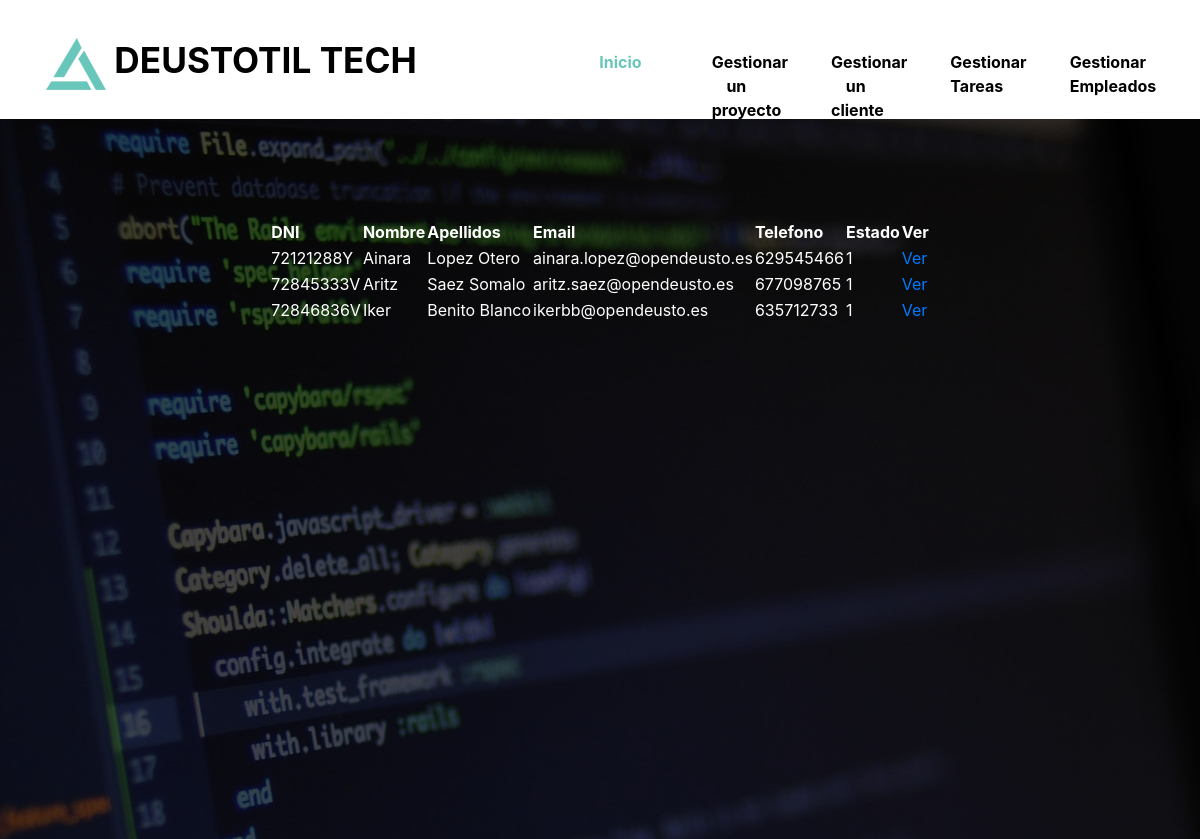
Before: /myApp/empleados/ with the older database file.
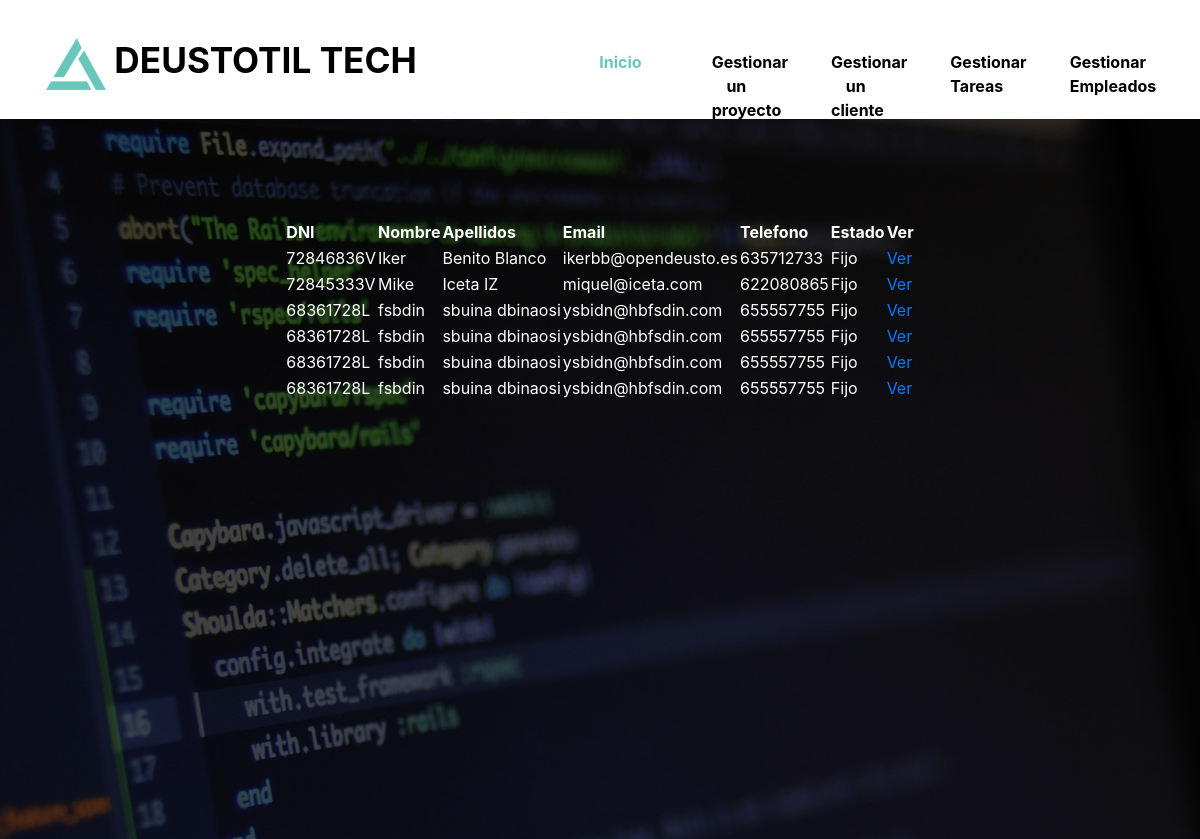
After: the same page with the newer database file.
### myApp/models.py (models this page shows, shortened)
class Empleado(models.Model):
    dni = models.CharField(max_length=9)
    nombre = models.CharField(max_length=50)
    apellidos = models.CharField(max_length=100)
    email = models.EmailField(max_length=100)
    telefono = models.IntegerField()
    estado = models.CharField(max_length=100)

### myApp/views.py (the view)
# urls.py: path('empleados/', views.EmpleadosListView.as_view(), name='empleadosListView'),
class EmpleadosListView(ListView):
    model = Empleado
    template_name = "empleadosListView.html"
    queryset = Empleado.objects.order_by('nombre')
    def get_context_data(self, **kwargs):
        context = super(EmpleadosListView, self).get_context_data(**kwargs)
        return context

### myApp/templates/empleadosListView.html (shortened to what this page needs)
{% load static %}
<!DOCTYPE html>
<html lang="en">
<head>
    <link rel="stylesheet" href="{% static 'font-awesome-4.7.0/css/font-awesome.min.css' %}">
    <link rel="stylesheet" href="{% static 'css/bootstrap.min.css' %}">
    <link rel="stylesheet" type="{% static 'css' %}" href="{% static 'css/datepicker.css' %}">
    <link rel="stylesheet" type="{% static 'css' %}" href="{% static 'slick/slick.css' %}"/>
    <link rel="stylesheet" type="{% static 'css' %}" href="{% static 'slick/slick-theme.css' %}"/>
    <link rel="stylesheet" href="{% static 'css/templatemo-style.css' %}">
      </head>
<body>
        <div class="tm-main-content" id="top">
            <div class="tm-top-bar-bg"></div>
            <div class="tm-top-bar" id="tm-top-bar">
                <div class="container">
                    <div class="row">
                        <nav class="navbar navbar-expand-lg narbar-light">
                            <a class="navbar-brand mr-auto" href="#">
                                <img src="{% static 'img/logo.png' %}" alt="Site logo">
                                Deustotil Tech
                            </a>
                            <div id="mainNav" class="collapse navbar-collapse tm-bg-white">
                                <ul class="navbar-nav ml-auto">
                                    <li class="nav-item">
                                        <a class="nav-link active" href="{% url 'index' %}">Inicio <span class="sr-only">(current)</span></a>
                                    </li>
                                  <div class="dropdown">
                                      <li class="nav-item">
                                          <button class="dropbtn">Gestionar un proyecto</button>
                                      </li>
                                  </div>
                                  <div class="dropdown">
                                      <li class="nav-item">
                                          <button class="dropbtn">Gestionar un cliente</button>
                                      </li>
                                  </div>
                                <div class="dropdown">
                                    <li class="nav-item">
                                        <button class="dropbtn">Gestionar Tareas</button>
                                    </li>
                                </div>
                                <div class="dropdown">
                                    <li class="nav-item">
                                        <button class="dropbtn">Gestionar Empleados</button>
                                    </li>
                                </div>
                            </ul>
                        </div>
                    </nav>
                </div>
            </div>
        </div>
        <div class="tm-page-wrap mx-auto" style="max-height:500px ">
            <section class="tm-banner">
                <div class="tm-container-outer tm-banner-bg">
                    <div class="container">
                        <div class="row tm-banner-row" id="tm-section-search">
                            <table>
                                <thead>
                                    <tr>
                                        <th style="color:white">DNI</th>
                                        <th style="color:white">Nombre</th>
                                        <th style="color:white">Apellidos</th>
                                        <th style="color:white">Email</th>
                                        <th style="color:white">Telefono</th>
                                        <th style="color:white">Estado</th>
                                        <th style="color:white">Ver</th>
                                    </tr>
                                </thead>
                                <tbody>
                                    {% for empleado in empleado_list %}
                                    <tr>
                                        <td style="color:white">{{ empleado.dni }}</td>
                                        <td style="color:white">{{ empleado.nombre }}</td>
                                        <td style="color:white">{{ empleado.apellidos }}</td>
                                        <td style="color:white">{{ empleado.email }}</td>
                                        <td style="color:white">{{ empleado.telefono }}</td>
                                        <td style="color:white">{{ empleado.estado }}</td>
                                        <td style="color:white"><a href="{% url 'empleadosDetailView' empleado.id ">Ver</a> </td>
                                    </tr>
                                </tbody>
                            </table>
                        </div>
                        <div class="tm-banner-overlay"></div>
                    </div>
                </div>
            </section>
</div>
</div>
</body>
</html>

### myApp/static/css/templatemo-style.css (style rules this page uses)
.dropbtn { background-color: #fff; color: black; display: block; padding: 50px 35px; font-size: 16px; font-weight: 700; border: none; height: 105.52px; width: 119.33px; }
.dropdown { position: relative; display: inline-block; }
a, button { transition: all 0.3s ease; }
.tm-page-wrap { max-width: 1400px; box-shadow: 0 0 3px rgba(0, 0, 0, 0.15); background: white; }
.tm-container-outer { max-width: 1400px; margin: 0 auto; }
.tm-top-bar .navbar-expand-lg .navbar-nav .nav-link { padding: 50px 35px; }
.tm-top-bar { position: fixed; top: 0; left: 0; width: 100%; padding: 0; z-index: 10000; transition: all 0.2s ease-in-out; height: 119px; background: white; }
.tm-top-bar .navbar-brand img { width: 60px; height: auto; }
.tm-top-bar-bg { height: 119px; }
.tm-top-bar a { color: black; }
.navbar-brand { font-size: 2.2rem; text-transform: uppercase; }
.navbar { font-weight: 700; width: 100%; padding-top: 0; padding-bottom: 0; }
.nav-link.active, .nav-link:hover { color: #69c6ba; }
.tm-banner-overlay { z-index: 1; height: 100%; width: 100%; position: absolute; overflow: auto; top: 0px; left: 0px; background: rgba(0, 0, 0, 0.7); }
.tm-banner-bg { background: url(../img/software.png) center top no-repeat; min-height: 720px; position: relative; }
.tm-banner-row { position: relative; z-index: 100; justify-content: center; padding-top: 100px; }

Changed rows visible on the page:
removed Empleado: dni "72121288Y", nombre "Ainara", apellidos "Lopez Otero", email "ainara.lopez@opendeusto.es", telefono "629545466", estado "1"
removed Empleado: dni "72845333V", nombre "Aritz", apellidos "Saez Somalo", email "aritz.saez@opendeusto.es", telefono "677098765", estado "1"
removed Empleado: dni "72846836V", nombre "Iker", apellidos "Benito Blanco", email "ikerbb@opendeusto.es", telefono "635712733", estado "1"
added Empleado: dni "72846836V", nombre "Iker", apellidos "Benito Blanco", email "ikerbb@opendeusto.es", telefono "635712733", estado "Fijo"
added Empleado: dni "72845333V", nombre "Mike", apellidos "Iceta IZ", email "miquel@iceta.com", telefono "622080865", estado "Fijo"
added Empleado: dni "68361728L", nombre "fsbdin", apellidos "sbuina dbinaosi", email "ysbidn@hbfsdin.com", telefono "655557755", estado "Fijo"
added Empleado: dni "68361728L", nombre "fsbdin", apellidos "sbuina dbinaosi", email "ysbidn@hbfsdin.com", telefono "655557755", estado "Fijo"
added Empleado: dni "68361728L", nombre "fsbdin", apellidos "sbuina dbinaosi", email "ysbidn@hbfsdin.com", telefono "655557755", estado "Fijo"
added Empleado: dni "68361728L", nombre "fsbdin", apellidos "sbuina dbinaosi", email "ysbidn@hbfsdin.com", telefono "655557755", estado "Fijo"
